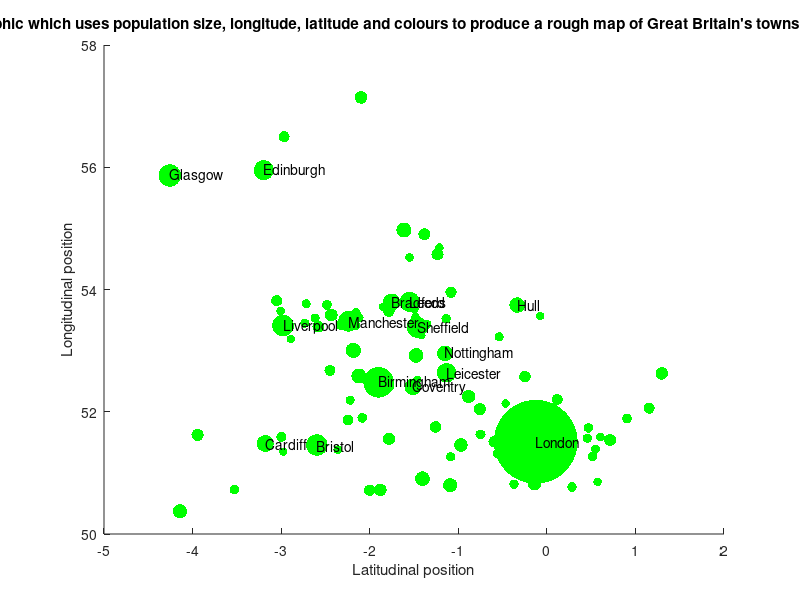

Here is the MATLAB script that generated this plot:
% GBplaces_visualiser
% this program translates the data to a plot
% which uses the position and population data
% from the .csv file to create a rough map of GB
% This uses all the code from Assessment 4, minus
% the printing to file part. The data is organised
% in a way that I want with this old program.
% James Clark - 24/10/2014

% open the read-from file
file_id = fopen('GBplaces.csv');
% end the program if the file cannot be accessed
if (file_id == -1)
    error ('The file could not be opened. It may not be in the same folder as this program.');
end

% read the data with textscan, skipping the first line (headers)
% %s for strings: place and type, %d for integer population, %f for
% floating point decimal: latitude and longitude
% Delimiter of ',' as data is separated by ','
data = textscan(file_id,'%s %s %d %f %f', 'Delimiter', ',', 'HeaderLines', 1);
% data has now been accessed, and needs to be sorted into individual
% arrays/cells

place = data{1};
type = data{2};
population = data{3};
latitude = data{4};
longitude = data{5};

% all the data is captured now, so the file can be closed
fclose(file_id);

% now the data has to be rearranged by decreasing population
[ PopulationDecreasing, indicies ] = sort(population,'descend');

% indicies have been formed from this sort, so now the 5 data fields
% will be arranged with those indicies. This rearrangement will keep
% each row of information the same, but changes its location

placesorted = place(indicies);
typesorted = type(indicies);
populationsorted = population(indicies);
latitudesorted = latitude(indicies);
longitudesorted = longitude(indicies);

% all the fields should now be ordered as desired



% create a new figure window
figure

% plot a point for each row of data
% hold on & hold off keeps the points of data on the figure
for n =1:length(place)
    
    % tf: if the place is city, plot a red dot
    tf = strcmp(typesorted(n),'city');
    hold on
    % make the size of each point depend on the place's population
    PointMarkerSize(n) = sqrt(double(populationsorted(n)/250));
    if tf == 1;
    plot(longitudesorted(n),latitudesorted(n),'r.','MarkerSize',PointMarkerSize(n));
    else
    % else plot a red dot    
    plot(longitudesorted(n),latitudesorted(n),'g.','MarkerSize',PointMarkerSize(n));
    end
end
hold off
% Label the axis and add a title
xlabel('Latitudinal position');
ylabel('Longitudinal position');
title('A graphic which uses population size, longitude, latitude and colours to produce a rough map of Great Britain''s towns and cities');
% annotate the 15 most populous places with their names
for i = 1:15
text(longitudesorted(i),latitudesorted(i),placesorted(i));
end

% annotate the largest 10 places, for reference
% text(pi,0,' \leftarrow sin(\pi)')
% annotate lowest place, highest place, and furthest east and west

%
%This week I thought you'd want to devote all the time to the Assignment, so there's no specific practice. Remember MATLAB has a great deal of documentation built in, which you can scratch the surface of with the help command, e.g. help plot. Of course if you type anything into google you're bound to find something useful, e.g. 'MATLAB plot point size' will help you figure out how to change the point size if that's what you're after.

%Remember you can

%change virtually everything about the appearance of a point on a plot
%change the axes appearance using set(gca,...)
%annotate a plot using text(x,y,'label')
%draw a line between two points with plot([x1,x2],[y1,y2])
%alter the axis ranges using axis([xmin xmax ymin ymax])
%Things to consider:

%colours of things
%point style
%line style
%point size, e.g. plot(x,y,'r.','MarkerSize',20)
%fonts
%Find out how to change all these things.

%Also, if you plot a point at a time using a loop, for example, you can in principle make each point have a different style.
    